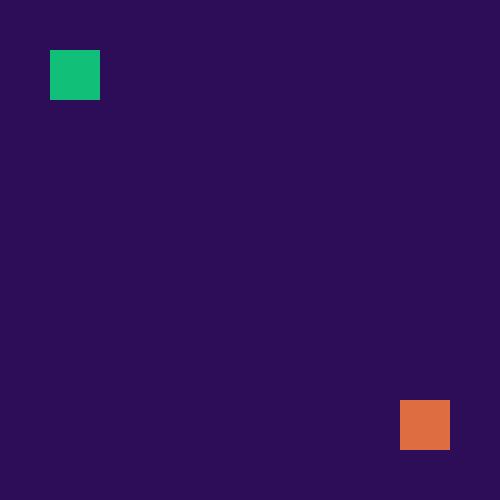
Frame 1 (no input)
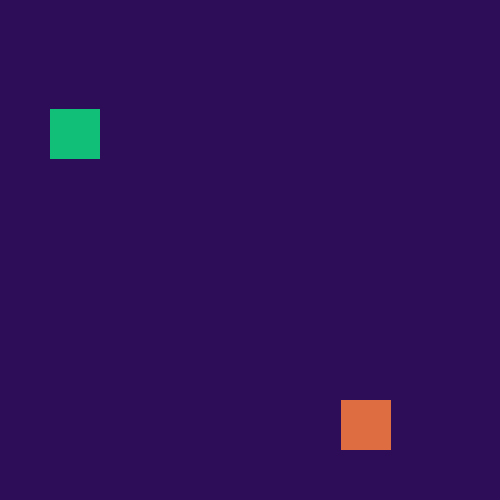
Frame 60 (the mouse pressed at the canvas centre just before this capture)
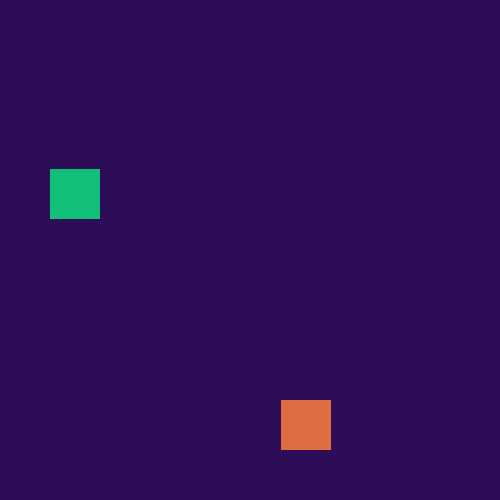
Frame 120 (the mouse held since frame 60 and released just before this capture)

The Processing sketch that drew these frames (run headless with seeded random() and noise(); from frame 60 on, the mouse is pressed at the canvas centre):

// Processing sketch: processing_91983
// ── processing_91983.pde

float x;
float y;
float incx;
float incy;
float x2;
float y2;
float incx2;
float incy2;


void setup() {
  size(500, 500);
  background (#2D0D58) ;
  x = 50;
  y = 50;
  incx = 0;
  incy = 1;
  x2 = height-100;
  y2 = width-100;
  incx2 = 0;
  incy2 = 1;
}

void draw() {
  background(#2D0D58);

  noStroke();
  fill(#11BF78);
  rect (x, y, 50, 50);

  noStroke();
  fill(#DE6D41);
  rect (x2, y2, 50, 50);


  if (x==50) {
    incy=1;
    y= y+ incy;
  }
  if (y==(height-100)) {
    incx=1;
    x=x+ incx;
  }
  if (x==(width-100)) {
    incy=-1;
    y=y+ incy;
  }
  if (y == 50) {
    incx=-1;
    x= x+ incx;
  }

  // x2 y y2  


  if (y2==(height-100)) {
    incx2=-1;
    x2=x2+ incx2;
  }
  if (x2==50) {
    incy2=-1;
    y2= y2+ incy2;
  }
 
  if (y2 == 50) {
    incx2 = 1;
    x2 = x2+ incx2;
  }
   if (x2==(width-100)) {
    incy2=1;
    y2=y2+ incy2;
  }
}
